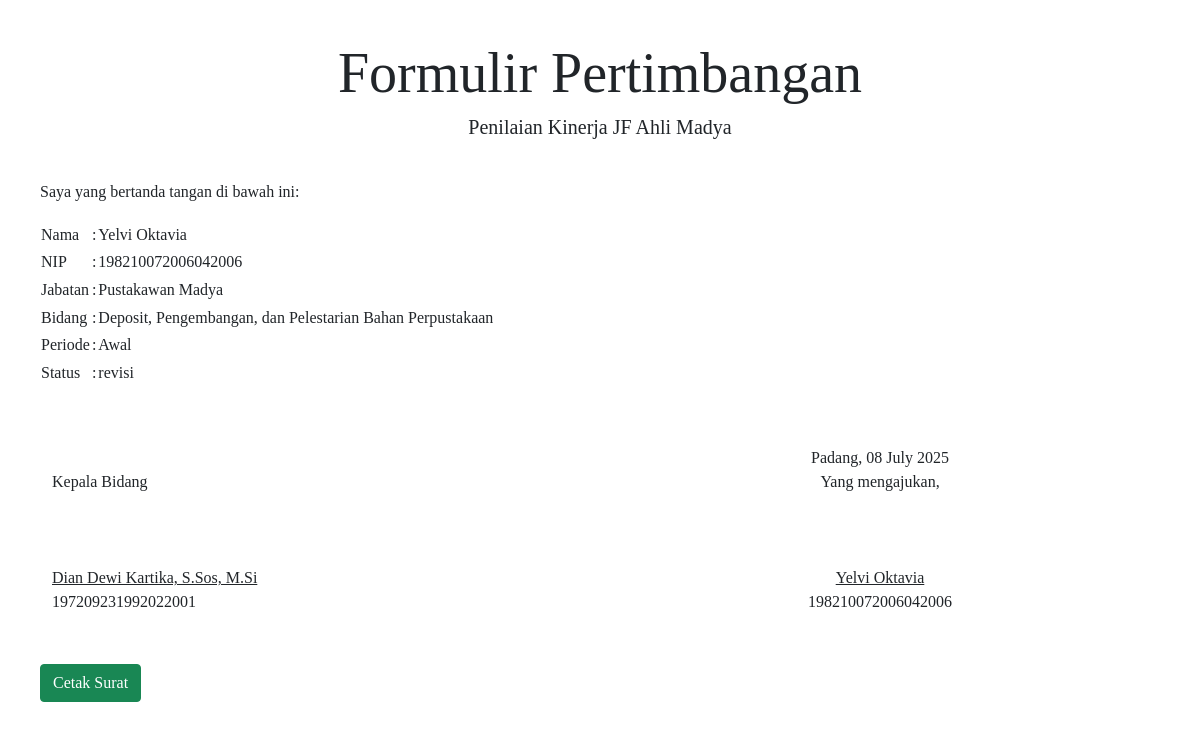
Page /surat.php?Nomor=1 on the committed database.
### tables this page shows
CREATE TABLE `data` (
  `Nomor` int(100) NOT NULL,
  `Nama` varchar(100) NOT NULL,
  `NIP` bigint(100) NOT NULL,
  `Jabatan` varchar(100) NOT NULL,
  `Bidang` varchar(100) NOT NULL,
  `Kabid` varchar(100) NOT NULL,
  `SKP` longblob NOT NULL,
  `Link` varchar(300) NOT NULL,
  `Periode` enum('Awal','TW1','TW2','TW3','Tahunan') NOT NULL,
  `status` enum('pending','disetujui','revisi') DEFAULT NULL,
  `komentar` text NOT NULL,
  `tanggal` datetime DEFAULT current_timestamp()
);

### surat.php (the view, shortened to what this page needs)
<?php
include "koneksi.php";
$Nomor = $_GET['Nomor'];
$query = mysqli_query($connect, "SELECT * FROM data Where Nomor = $Nomor") or die(mysqli_error($connect));
$pecah = mysqli_fetch_assoc($query);
?>
<!DOCTYPE html>
<html>
<head>
    <link href="https://cdn.jsdelivr.net/npm/bootstrap@5.0.2/dist/css/bootstrap.min.css" rel="stylesheet" />
    <link rel="stylesheet" href="style.css" />
</head>
<body>
<div class="header">
    <h2 class="display-4">Formulir Pertimbangan</h2>
    <h4 class="lead">Penilaian Kinerja JF Ahli Madya</h4>
</div>
<div class="content">
    <p>Saya yang bertanda tangan di bawah ini:</p>
    <table>
        <tr><td>Nama</td><td>:</td><td><?php echo $pecah['Nama']; ?></td></tr>
        <tr><td>NIP</td><td>:</td><td><?php echo $pecah['NIP']; ?></td></tr>
        <tr><td>Jabatan</td><td>:</td><td><?php echo $pecah['Jabatan']; ?></td></tr>
        <tr><td>Bidang</td><td>:</td><td><?php echo $pecah['Bidang']; ?></td></tr>
        <tr><td>Periode</td><td>:</td><td><?php echo $pecah['Periode']; ?></td></tr>
        <tr><td>Status</td><td>:</td><td><?php echo $pecah['status']; ?></td></tr>
    </table>
</div>
<section>
<div class="ttd container">
    <div class="row">
        <div class="col-sm left">
            <br>
            Kepala Bidang<br><br><br><br>
            <u><?php echo $pecah['Kabid']; ?></u><br>
            <?php
            if ($pecah['Kabid']=="Dian Dewi Kartika, S.Sos, M.Si") {echo "197209231992022001";}
            ?>
        </div>
        <div class="col-sm right">
            Padang, <?php echo date("d F Y"); ?><br>
            Yang mengajukan,<br><br><br><br>
            <u><?php echo $pecah['Nama']; ?></u><br>
            <?php echo $pecah['NIP']; ?>
        </div>
    </div>
</div>
</section>
<div class="no-print" style="margin-top: 50px;">
    <button class="btn btn-success" onclick="window.print()">Cetak Surat</button>
</div>
</body>
</html>

### surat.php (style rules this page uses)
body { font-family: 'Times New Roman', Times, serif; margin: 40px; }
.header { text-align: center; margin-bottom: 40px; }
.content { text-align: justify; line-height: 1.6; }
.ttd { margin-top: 60px; width: 100%; }
.ttd .right { float: right; text-align: center; }

### rows in the picture
data: Nama "Yelvi Oktavia", NIP "198210072006042006", Jabatan "Pustakawan Madya", Bidang "Deposit, Pengembangan, dan Pelestarian Bahan Perpustakaan", Periode "Awal", status "revisi", Kabid "Dian Dewi Kartika, S.Sos, M.Si"
